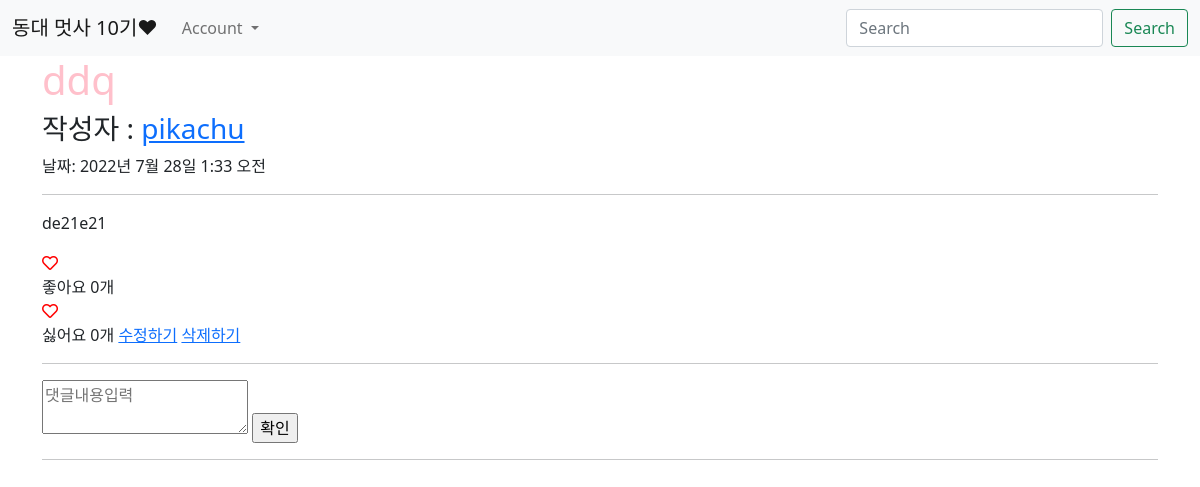
Screenshot of /2 (signed in) with the database file from the repository.
### main/models.py (models this page shows, shortened)
class Post(models.Model):
    id = models.AutoField(primary_key=True)
    title = models.CharField(max_length=200)
    writer = models.ForeignKey(User, on_delete=models.CASCADE)
    pub_date = models.DateTimeField()
    body = models.TextField()
    image = models.ImageField(upload_to = "post/", blank=True, null=True)
    like_user_set = models.ManyToManyField(User, blank=True, related_name="like_user_set", through='Like')
    dislike_user_set = models.ManyToManyField(User, blank=True, related_name="dislike_user_set", through="Dislike")
    @property
    def like_count(self):
        return self.like_user_set.count()
    @property
    def dislike_count(self):
        return self.dislike_user_set.count()

### main/views.py (the view)
# urls.py: path('<int:id>', detail, name='detail'),
def detail(request, id):
    post = get_object_or_404(Post, pk = id)
    all_comments = post.comments.all().order_by('-created_at')
    return render(request, 'main/detail.html', {'post': post, 'comments':all_comments})

### main/templates/main/detail.html (shortened to what this page needs)
{% extends 'base.html' %}
{% block content %}
<h1>{{post.title}}</h1>
{% if post.writer %}
    {% if 'user' in post.writer.username %}
        <h3>작성자 : <a href="{% url 'users:mypage' post.writer.id %}">{{post.writer.last_name}} {{post.writer.first_name}}</a></h3>
    {% else %}
        <h3>작성자 : <a href="{% url 'users:mypage' post.writer.id %}">{{post.writer}}</a></h3>
    {% endif %}
{% else %}
    <h3>작성자 : 알 수 없음</h3>
{% endif %}
날짜: {{post.pub_date}}
<hr>
<p>{{post.body}}</p>
<span href="#" class="like" name ="{{post.id}}" value="Like">
    {% if user in post.like_user_set.all %}
        <div class="alt-service-icon">
            <i class="fas fa-heart" id ="like-icon" style="color:red;"></i>
        </div>
    {% else %}
            <div class="alt-service-icon">
            <i class="far fa-heart" id ="like-icon" style="color:red;"></i>
        </div>
    {% endif %}
        <span id="count-{{ post.id }}" class="alt-services-title font-alt">
            좋아요
        {% if post.like_count == 0 %}
            0개
        {% else %}
            {{ post.like_count }}개
         {% endif %}
        </span>
</span>
<span href="#" class="dislike" name ="{{post.id}}" value="Dislike">
    {% if user in post.dislike_user_set.all %}
        <div class="alt-service-icon">
            <i class="fas fa-heart" id ="dislike-icon" style="color:red;"></i>
        </div>
    {% else %}
            <div class="alt-service-icon">
            <i class="far fa-heart" id ="dislike-icon" style="color:red;"></i>
        </div>
    {% endif %}
        <span id="discount-{{ post.id }}" class="alt-services-title font-alt">
            싫어요
        {% if post.dislike_count == 0 %}
            0개
        {% else %}
            {{ post.dislike_count }}개
         {% endif %}
        </span>
</span>
{% if user.is_authenticated %}
{% if user == post.writer %}
<a href="{%url 'main:edit' post.id%}">수정하기</a>
<a href="{%url 'main:delete' post.id%}">삭제하기</a>
{% endif %}
{% endif %}
<hr>
{% if user.is_authenticated %}
<div>
    <form action="{%url 'main:create_comment' post.id%}" method="POST">
        <textarea name="content" placeholder="댓글내용입력"></textarea>
        <input type="submit" value="확인">
    </form>
</div>
{% endif %}
<hr>
{% endblock %}

### intro_assignment/static/css/project.css (style rules this page uses)
h1 { color: pink; }

### rows the page displays
Post: title "ddq", writer "pikachu", pub_date "2022년 7월 28일 1:33 오전", body "de21e21"
